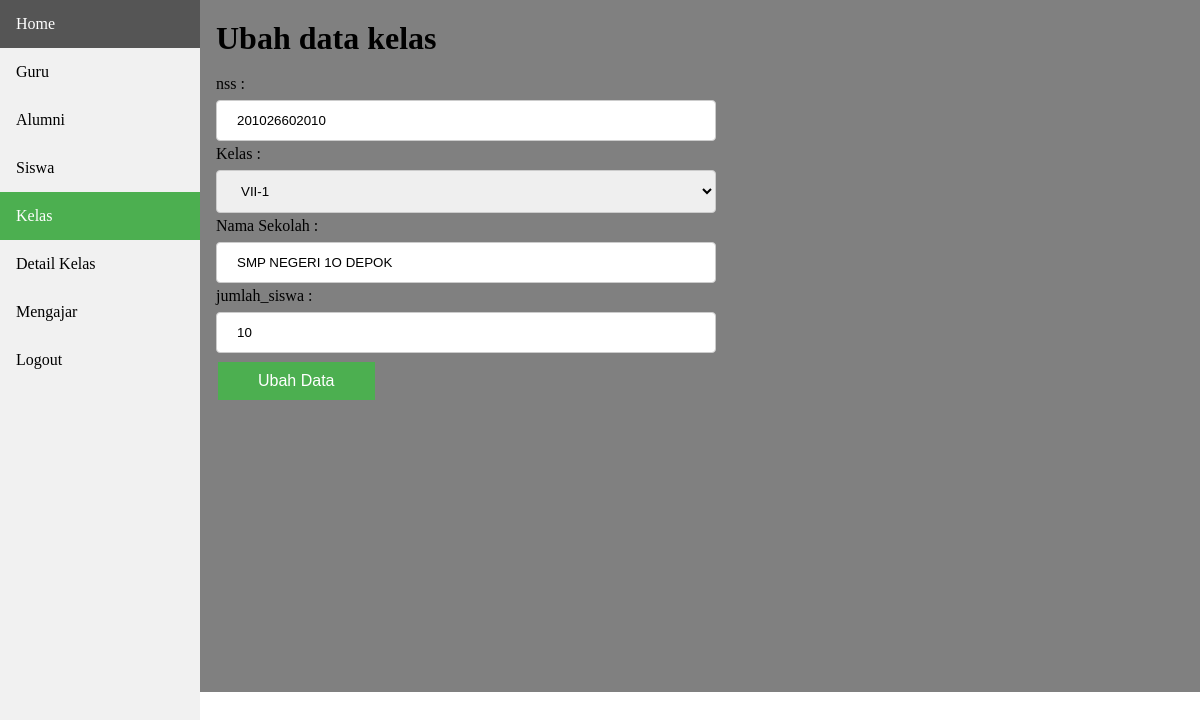
The app's page /admin/kelas/ubah.php?id=6 (signed in) with its own data.
### tables this page shows
CREATE TABLE `kelas` (
  `id` int(11) NOT NULL,
  `nss` varchar(14) NOT NULL,
  `kelas` varchar(10) NOT NULL,
  `nama_sekolah` varchar(25) NOT NULL,
  `jumlah_siswa` varchar(3) NOT NULL
);

### koneksi.php (called while the page is built)
<?php
$conn = mysqli_connect("localhost","root","","smp");
function query($query){
	global $conn;
	$result = mysqli_query($conn, $query);
	$rows=[];
	while ($row = mysqli_fetch_assoc($result)) {
		$rows[] = $row;
	}
	return $rows;
}
 ?>

### admin/kelas/ubah.php (the view, shortened to what this page needs)
<?php
$id=$_GET["id"];
$kl=query("SELECT * FROM kelas WHERE id=$id")[0];
 ?>
<!DOCTYPE html>
<html>
<head>
	<link rel="stylesheet" type="text/css" href="../gaya.css">
</head>
<body>
<div class="sidebar">
  <a href="../index.php">Home</a>
  <a href="../guru/guru.php">Guru</a>
  <a href="../alumni/alumni.php">Alumni</a>
  <a href="../siswa/siswa.php">Siswa</a>
  <a class="active" href="kelas.php">Kelas</a>
  <a href="../detailkelas/detail.php">Detail Kelas</a>
  <a href="../mengajar/mengajar.php">Mengajar</a>
  <a href="../logout.php">Logout</a>
</div>
<div class="content">
	<h1>Ubah data kelas</h1>
	<form action="" method="post" enctype="multipart/form-data">
		<ul>
			<li>
				<label for="nss">nss : </label>
				<input type="text" name="nss" id="nss" required value="<?= $kl["nss"];  ?>">
			</li>
			<li>
				<label>Kelas : </label>
				<select name="kelas">
				<?php if($kl["kelas"]=='VII-1'): ?>
					<option value="VII-1" selected="">VII-1</option>
				<?php endif; ?>
				</select>
			</li>
			<li>
				<label for="nama_sekolah">Nama Sekolah : </label>
				<input type="text" name="nama_sekolah" id="nama_sekolah" value="<?= $kl["nama_sekolah"];  ?>">
			</li>
			<li>
				<label for="jumlah_siswa">jumlah_siswa : </label>
				<input type="text" name="jumlah_siswa" id="jumlah_siswa" required value="<?= $kl["jumlah_siswa"];  ?>">
			</li>
			<li><button type="submit" name="submit">Ubah Data</button></li>
		</ul>
	</form>
</div>
</body>
</html>

### admin/gaya.css (style rules this page uses)
html, body, div, span, applet, object, iframe, h2, h3, h4, h5, h6, p, blockquote, pre, a, abbr, acronym, address, big, cite, code, del, dfn, em, img, ins, kbd, q, s, samp, small, strike, strong, sub, sup, tt, var, b, u, i, center, dl, dt, dd, ol, ul, li, fieldset, form, label, legend, caption, tbody, tfoot, thead, article, aside, canvas, details, embed, figure, figcaption, footer, header, hgroup, menu, nav, output, ruby, section, summary, time, mark, audio, video { margin: 0; padding: 0; border: 0; font-size: 100%; font: inherit; vertical-align: baseline; }
body { line-height: 1; }
ol, ul { list-style: none; }
.sidebar { margin: 0; padding: 0; width: 200px; background-color: #f1f1f1; position: fixed; height: 100%; overflow: auto; }
.sidebar a { display: block; color: black; padding: 16px; text-decoration: none; }
.sidebar a.active { background-color: #4CAF50; color: white; }
div.content { margin-left: 200px; padding: 1px 16px; min-height: 690px; }
.content { background-color: grey; }
.content input, select { width: 500px; padding: 12px 20px; margin: 8px 0px 5px 0px; display: inline-block; border: 1px solid #ccc; border-radius: 4px; box-sizing: border-box; }
.content label { display: block; }
button { background-color: #4CAF50; border: none; color: white; padding: 10px 40px 10px 40px; text-align: center; text-decoration: none; display: inline-block; font-size: 16px; margin: 4px 2px; cursor: pointer; transition-duration: 0.4s; }

### records on screen
kelas: nss "201026602010", kelas "VII-1", nama_sekolah "SMP NEGERI 1O DEPOK", jumlah_siswa "10"
